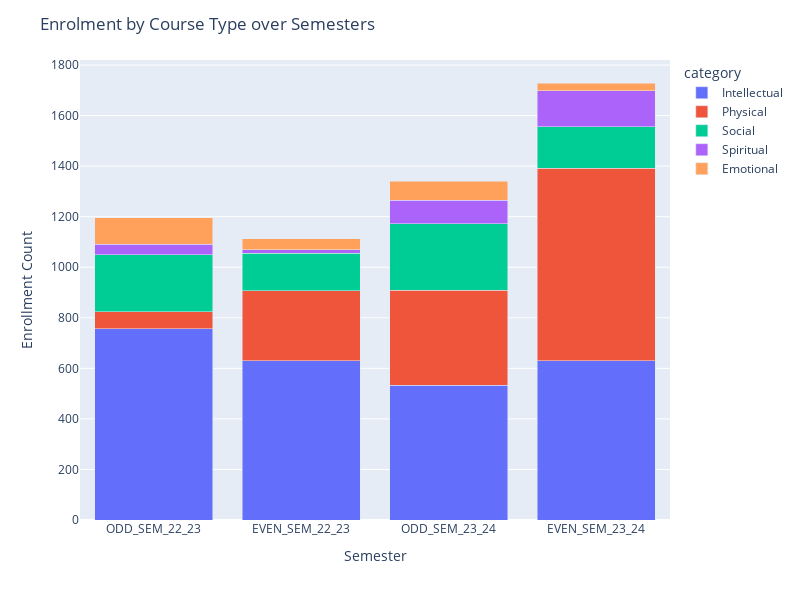

This figure's notebook cell:
### Code cell
# df = enrolments.groupby(by=['period', 'category']).size().reset_index()
fig = px.bar(df, x='period', y=0, color='category', barmode='stack')
fig.update_layout(title='Enrolment by Course Type over Semesters', xaxis_title='Semester', yaxis_title='Enrollment Count')
fig.update_layout(width=800, height=600)
fig.show()

### Figure 1 — Plotly figure (JSON) as saved in the notebook; plotly's stock layout.template omitted (floating-point values rounded to 4 significant figures)
{"data": [{"alignmentgroup": "True", "hovertemplate": "category=Intellectual<br>period=%{x}<br>0=%{y}<extra></extra>", "legendgroup": "Intellectual", "marker": {"color": "#636efa", "pattern": {"shape": ""}}, "name": "Intellectual", "offsetgroup": "Intellectual", "orientation": "v", "showlegend": true, "textposition": "auto", "type": "bar", "x": ["ODD_SEM_22_23", "EVEN_SEM_22_23", "ODD_SEM_23_24", "EVEN_SEM_23_24"], "xaxis": "x", "y": [757, 631, 534, 630], "yaxis": "y"}, {"alignmentgroup": "True", "hovertemplate": "category=Physical<br>period=%{x}<br>0=%{y}<extra></extra>", "legendgroup": "Physical", "marker": {"color": "#EF553B", "pattern": {"shape": ""}}, "name": "Physical", "offsetgroup": "Physical", "orientation": "v", "showlegend": true, "textposition": "auto", "type": "bar", "x": ["ODD_SEM_22_23", "EVEN_SEM_22_23", "ODD_SEM_23_24", "EVEN_SEM_23_24"], "xaxis": "x", "y": [67, 276, 375, 761], "yaxis": "y"}, {"alignmentgroup": "True", "hovertemplate": "category=Social<br>period=%{x}<br>0=%{y}<extra></extra>", "legendgroup": "Social", "marker": {"color": "#00cc96", "pattern": {"shape": ""}}, "name": "Social", "offsetgroup": "Social", "orientation": "v", "showlegend": true, "textposition": "auto", "type": "bar", "x": ["ODD_SEM_22_23", "EVEN_SEM_22_23", "ODD_SEM_23_24", "EVEN_SEM_23_24"], "xaxis": "x", "y": [226, 148, 263, 164], "yaxis": "y"}, {"alignmentgroup": "True", "hovertemplate": "category=Spiritual<br>period=%{x}<br>0=%{y}<extra></extra>", "legendgroup": "Spiritual", "marker": {"color": "#ab63fa", "pattern": {"shape": ""}}, "name": "Spiritual", "offsetgroup": "Spiritual", "orientation": "v", "showlegend": true, "textposition": "auto", "type": "bar", "x": ["ODD_SEM_22_23", "EVEN_SEM_22_23", "ODD_SEM_23_24", "EVEN_SEM_23_24"], "xaxis": "x", "y": [42, 15, 93, 143], "yaxis": "y"}, {"alignmentgroup": "True", "hovertemplate": "category=Emotional<br>period=%{x}<br>0=%{y}<extra></extra>", "legendgroup": "Emotional", "marker": {"color": "#FFA15A", "pattern": {"shape": ""}}, "name": "Emotional", "offsetgroup": "Emotional", "orientation": "v", "showlegend": true, "textposition": "auto", "type": "bar", "x": ["ODD_SEM_22_23", "EVEN_SEM_22_23", "ODD_SEM_23_24", "EVEN_SEM_23_24"], "xaxis": "x", "y": [103, 42, 76, 31], "yaxis": "y"}], "layout": {"barmode": "stack", "height": 600, "legend": {"title": {"text": "category"}, "tracegroupgap": 0}, "margin": {"t": 60}, "title": {"text": "Enrolment by Course Type over Semesters"}, "width": 800, "xaxis": {"anchor": "y", "domain": [0, 1], "title": {"text": "Semester"}}, "yaxis": {"anchor": "x", "domain": [0, 1], "title": {"text": "Enrollment Count"}}}}
